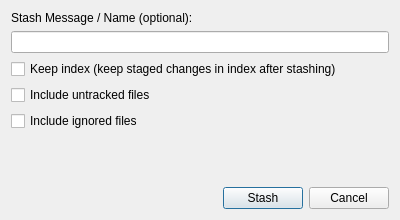
<?xml version="1.0" encoding="UTF-8"?>
<ui version="4.0">
 <class>QGitStashDialog</class>
 <widget class="QDialog" name="QGitStashDialog">
  <property name="geometry">
   <rect>
    <x>0</x>
    <y>0</y>
    <width>400</width>
    <height>220</height>
   </rect>
  </property>
  <property name="windowTitle">
   <string>Stash Changes</string>
  </property>
  <layout class="QVBoxLayout" name="verticalLayout">
   <item>
    <widget class="QLabel" name="label">
     <property name="text">
      <string>Stash Message / Name (optional):</string>
     </property>
    </widget>
   </item>
   <item>
    <widget class="QLineEdit" name="lineEdit_message"/>
   </item>
   <item>
    <widget class="QCheckBox" name="checkBox_keepIndex">
     <property name="text">
      <string>Keep index (keep staged changes in index after stashing)</string>
     </property>
     <property name="checked">
      <bool>false</bool>
     </property>
    </widget>
   </item>
   <item>
    <widget class="QCheckBox" name="checkBox_includeUntracked">
     <property name="text">
      <string>Include untracked files</string>
     </property>
     <property name="checked">
      <bool>false</bool>
     </property>
    </widget>
   </item>
   <item>
    <widget class="QCheckBox" name="checkBox_includeIgnored">
     <property name="text">
      <string>Include ignored files</string>
     </property>
     <property name="checked">
      <bool>false</bool>
     </property>
    </widget>
   </item>
   <item>
    <spacer name="verticalSpacer">
     <property name="orientation">
      <enum>Qt::Orientation::Vertical</enum>
     </property>
     <property name="sizeHint" stdset="0">
      <size>
       <width>20</width>
       <height>20</height>
      </size>
     </property>
    </spacer>
   </item>
   <item>
    <layout class="QHBoxLayout" name="horizontalLayout">
     <item>
      <spacer name="horizontalSpacer">
       <property name="orientation">
        <enum>Qt::Orientation::Horizontal</enum>
       </property>
       <property name="sizeHint" stdset="0">
        <size>
         <width>40</width>
         <height>20</height>
        </size>
       </property>
      </spacer>
     </item>
     <item>
      <widget class="QPushButton" name="okButton">
       <property name="text">
        <string>Stash</string>
       </property>
      </widget>
     </item>
     <item>
      <widget class="QPushButton" name="cancelButton">
       <property name="text">
        <string>Cancel</string>
       </property>
      </widget>
     </item>
    </layout>
   </item>
  </layout>
 </widget>
 <resources/>
 <connections>
  <connection>
   <sender>okButton</sender>
   <signal>clicked()</signal>
   <receiver>QGitStashDialog</receiver>
   <slot>accept()</slot>
   <hints>
    <hint type="sourcelabel">
     <x>280</x>
     <y>190</y>
    </hint>
    <hint type="destinationlabel">
     <x>200</x>
     <y>110</y>
    </hint>
   </hints>
  </connection>
  <connection>
   <sender>cancelButton</sender>
   <signal>clicked()</signal>
   <receiver>QGitStashDialog</receiver>
   <slot>reject()</slot>
   <hints>
    <hint type="sourcelabel">
     <x>360</x>
     <y>190</y>
    </hint>
    <hint type="destinationlabel">
     <x>200</x>
     <y>110</y>
    </hint>
   </hints>
  </connection>
 </connections>
</ui>
